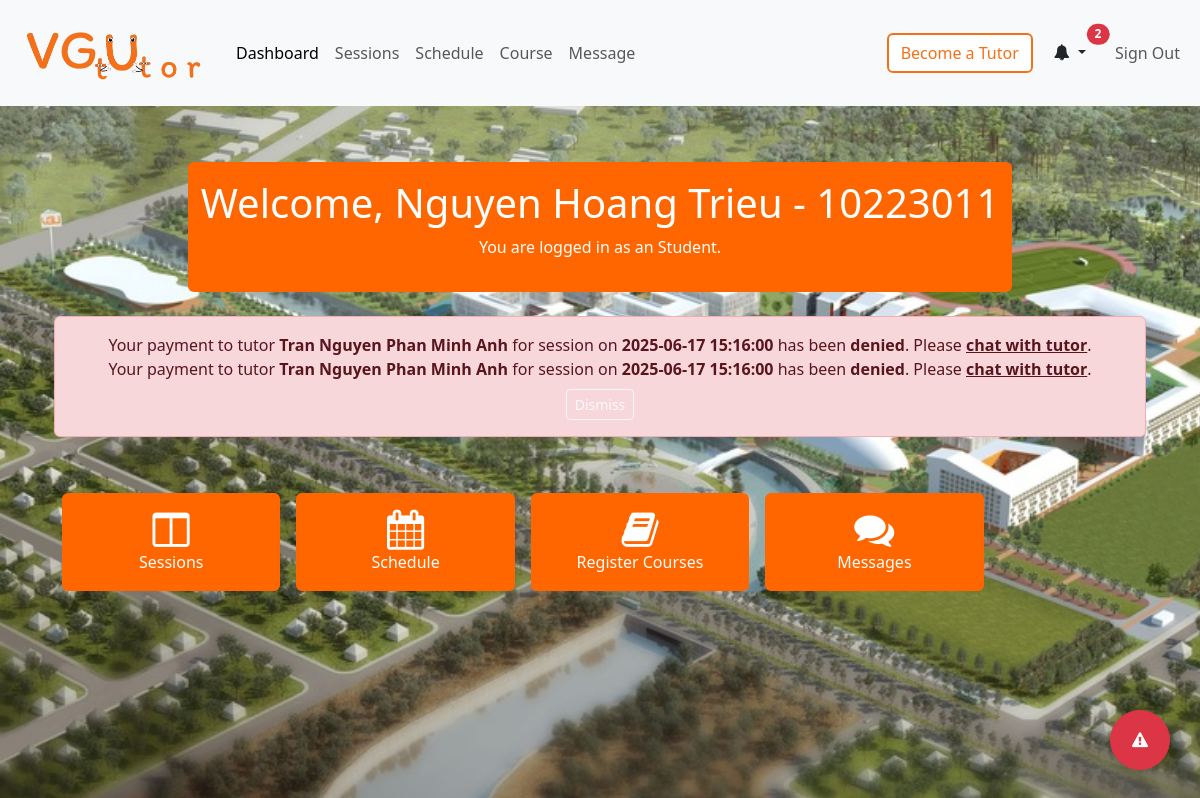
Page /student/index.php (signed in) on the committed database.
### tables this page shows
CREATE TABLE `payment_confirmation` (
  `id` int(11) NOT NULL,
  `studentid` varchar(50) DEFAULT NULL,
  `tutorid` varchar(50) DEFAULT NULL,
  `courseid` varchar(50) DEFAULT NULL,
  `date_and_time` datetime DEFAULT NULL,
  `img_path` varchar(255) DEFAULT NULL,
  `status` varchar(20) DEFAULT 'pending'
);

CREATE TABLE `student_account` (
  `accountid` int(11) NOT NULL,
  `email` varchar(50) DEFAULT NULL,
  `name` varchar(50) DEFAULT NULL,
  `major` varchar(3) DEFAULT NULL,
  `intake` int(11) DEFAULT NULL
);

### student/index.php (the view, shortened to what this page needs)
<?php
if (isset($_SESSION['studentid']) && isset($_SESSION['role'])) {
    if ($_SESSION['role'] == 'Student') {
        $stmt = $conn->prepare("SELECT pc.*, sa.name AS tutor_name
            FROM payment_confirmation pc
            JOIN student_account sa ON pc.tutorid = sa.accountid
            WHERE pc.studentid = ? AND pc.status = 'denied'
            ORDER BY pc.date_and_time DESC");
        $stmt->execute([$_SESSION['studentid']]);
        $paymentDenied = $stmt->fetchAll(PDO::FETCH_ASSOC);
?>
<!DOCTYPE html>
<html lang="en">
<head>
    <link rel="stylesheet" href="https://cdn.jsdelivr.net/npm/bootstrap@5.3.6/dist/css/bootstrap.min.css">
    <link rel="stylesheet" href="https://cdnjs.cloudflare.com/ajax/libs/font-awesome/4.7.0/css/font-awesome.min.css">
    <link rel="stylesheet" href="../css/style.css">
</head>
<body class="body-home">
    <?php include "inc/navbar.php"; ?>
    <div class="container mt-5">
        <div class="text-center">
            <div class="col btn bg-orange m-2 py-3">
                <h1 style="color: white">Welcome, <?= $_SESSION['name']?> - <?=$_SESSION['studentid'] ?></h1>
                <p style="color: white">You are logged in as an <?= $_SESSION['role'] ?>.</p>
            </div>
        </div>
    <div class="container mt-3">
        <?php if (!empty($paymentDenied) && empty($_SESSION['hide_payment_denied'])): ?>
            <div class="alert alert-danger text-center" id="payment-denied-alert">
                <?php foreach ($paymentDenied as $pay): ?>
                    Your payment to tutor <strong><?= htmlspecialchars($pay['tutor_name']) ?></strong> for session on <strong><?= htmlspecialchars($pay['date_and_time']) ?></strong> has been <strong>denied</strong>.
                    Please <a href="chat_process/chat.php?tutorid=<?= htmlspecialchars($pay['tutorid']) ?>" class="alert-link">chat with tutor</a>.<br>
                <?php endforeach; ?>
                <form method="post" style="display:inline;">
                    <button type="submit" name="hide_payment_denied" class="btn btn-sm btn-outline-light mt-2">Dismiss</button>
                </form>
            </div>
        <?php endif; ?>
    </div>
    <div class="container mt-5">
        <div class="container text-center">
            <div class="row row-cols-5">
                <a href="session_process/session.php" class="col btn bg-orange m-2 py-3">
                    <i class="fa fa-columns fs-1" aria-hidden="true"></i><br>Sessions
                </a>
                <a href="" class="col btn bg-orange m-2 py-3">
                    <i class="fa fa-calendar fs-1" aria-hidden="true"></i><br>Schedule
                </a>
                <a href="course_process/courseSelection.php " class="col btn bg-orange m-2 py-3">
                    <i class="fa fa-book fs-1" aria-hidden="true"></i><br>Register Courses
                </a>
                <a href="chat_process/chat.php" class="col btn bg-orange m-2 py-3">
                    <i class="fa fa-comments fs-1" aria-hidden="true"></i><br>Messages
                </a>
            </div>
        </div>
    </div>
</body>
</html>
<?php
 } else {
    $em = "You are not authorized to access this page.";
    header("Location: ../login.php?error=$em");
    exit;
 }
} else {
    $em = "You are not logged in.";
    header("Location: ../login.php?error=$em");
    exit;
 }
?>

### css/style.css (style rules this page uses)
.body-home, .body-login { background: url(../img/NewCampus.jpg); background-size: cover; background-attachment: fixed; }
.bg-orange { background: #ff6600 !important; outline: none; color: #fff; }

### rows in the picture
payment_confirmation: student_account.name "Tran Nguyen Phan Minh Anh", date_and_time "2025-06-17 15:16:00"
payment_confirmation: student_account.name "Tran Nguyen Phan Minh Anh", date_and_time "2025-06-17 15:16:00"

### other values in the picture
count($notifications) "2"
$_SESSION['name'] "Nguyen Hoang Trieu"
$_SESSION['studentid'] "10223011"
$_SESSION['role'] "Student"
